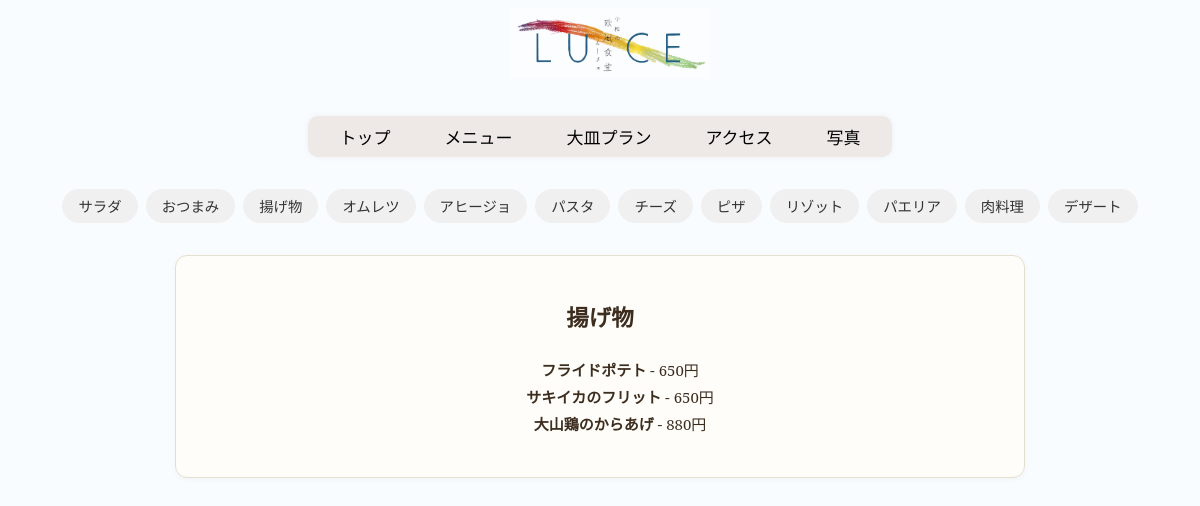
/luce/menu/category/2, run on the app's committed database.
### apps/luce/models.py (models this page shows, shortened)
class Category(db.Model):
  __tablename__= "categories"
  id = db.Column(db.Integer, primary_key=True)
  name = db.Column(db.String(50), nullable=False, unique=True)
  menus = db.relationship('Menu', backref='category', lazy=True)

class Menu(db.Model):
    __tablename__ = 'menus'
    id = db.Column(db.Integer, primary_key=True)
    name = db.Column(db.String(100), nullable=False)
    description = db.Column(db.Text)
    price = db.Column(db.Integer, nullable=False)
    image_url = db.Column(db.String(255))
    category_id = db.Column(db.Integer, db.ForeignKey('categories.id'), nullable=False)

### apps/luce/views.py (the view)
@luce.route("/menu/category/<int:category_id>")
def menu_by_category(category_id):
    categories = Category.query.all()
    selected_category = Category.query.get_or_404(category_id)
    return render_template("menu.html", categories=categories, selected_category=selected_category)

### apps/luce/templates/menu.html (shortened to what this page needs)
{% extends "base.html" %}
{% block content %}
<div class="category-list">
  {% for category in categories %}
    <a href="{{ url_for('luce.menu_by_category', category_id=category.id) }}"
       class="category-button">{{ category.name }}</a>
  {% endfor %}
</div>
<div class="menu">
  {% if selected_category %}
    <h2>{{ selected_category.name }}</h2>
    <ul>
      {% for item in selected_category.menus %}
        <li><strong>{{ item.name }}</strong> - {{ item.price }}円</li>
      {% endfor %}
    </ul>
  {% endif %}
</div>
{% endblock %}

### apps/luce/static/style.css (style rules this page uses)
body { font-family: 'Noto Serif', serif; background-color: #f9fcff; text-align: center; }
.syo-kai, .cou, .menu, .ac { background-color: #fefdf9; border: 1px solid #e6dfcf; border-radius: 12px; padding: 1.5rem; margin: 2rem auto; max-width: 800px; box-shadow: 0 2px 6px rgba(0, 0, 0, 0.03); font-size: 15px; line-height: 1.8; color: #3d2d1f; }
.menu ul { list-style: none; }
.category-list { display: flex; flex-wrap: wrap; justify-content: center; gap: 0.5rem; margin-bottom: 1.5rem; }
.category-button { padding: 0.4rem 1rem; background-color: #f0f0f0; border-radius: 999px; font-size: 0.9rem; text-decoration: none; color: #333; transition: background-color 0.2s; }

### data on the page
Category: name "サラダ"
Category: name "おつまみ"
Category: name "揚げ物"
Category: name "オムレツ"
Category: name "アヒージョ"
Category: name "パスタ"
Category: name "チーズ"
Category: name "ピザ"
Category: name "リゾット"
Category: name "パエリア"
Category: name "肉料理"
Category: name "デザート"
Menu: name "フライドポテト", price "650"
Menu: name "サキイカのフリット", price "650"
Menu: name "大山鶏のからあげ", price "880"
